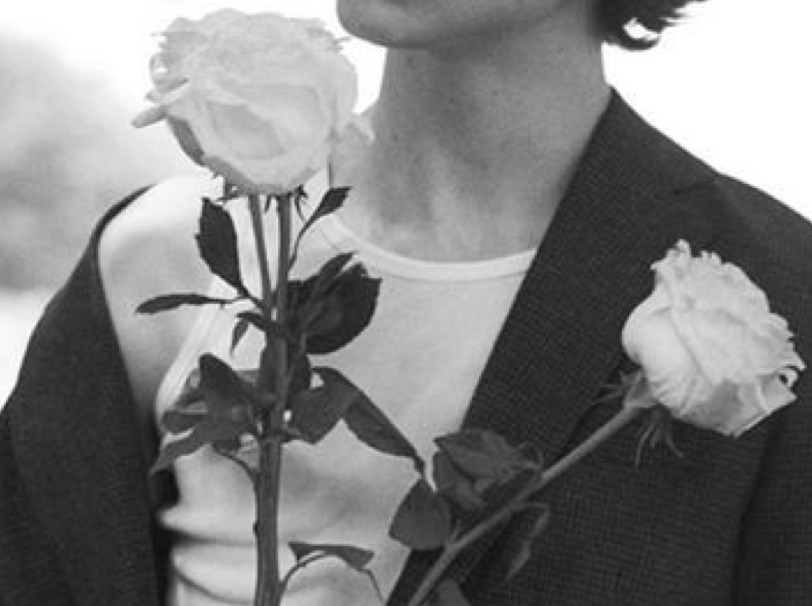
#> input picture lab1/flower.png, 812 x 606 px
$ jupyter execute --allow-errors Lab1.ipynb
#> lines starting #> are read from the running program, lines starting #| are printed output that depends on the picture
# Lab1 #

## 1. Import libraries

[cell 1]
import numpy as np
import pandas as pd
import matplotlib.pyplot as plt
import seaborn as sns
import math

from skimage import io
#> (the rest of this cell did not finish here and is left out)

## 2. Numpy

### 2.1 Array Basics

A = np.array([[2, 3], [4, -1], [5, 6]])

B = np.array([[5, 2], [8, 9], [2, 1]])

C1 = 3A

C2 = A+B

C3 = A.BT (dot product or inner product)

C4 = A * B (Hadamard product or elementwise product)

[cell 2]
A = np.array([[2, 3], [4, -1], [5, 6]])
B = np.array([[5, 2], [8, 9], [2, 1]])

C1 = 3 * A
print ("C1:")
print (C1)

C2 = A + B
print ("C2:")
print (C2)

C3 = np.dot(A,B.T)
print ("C3:")
print (C3)

C4 = np.multiply(A,B)
print ("C4:")
print (C4)

Calculate now the *sum*, *mean*, and *variance* of the matrix A, using NumPy functions/array properties mean, sum, var.

Afterwards, calculate the sum of the rows and then the columns of A. Hint, specify the parameter axis.

[cell 3]
m = np.mean(A)
print("mean of A:")
print(m)

s = np.sum(A)
print("sum of A:")
print(s)

v = np.var(A)
print("variance of A:")
print(v)

sum_row = np.sum(A, axis=1)
print("sum of rows:")
print(sum_row)
sum_col = np.sum(A, axis=0)
print("sum of columns:")
print(sum_col)

### 2.2 Sigmoid Function

The sigmoid function is a non-linear function used in machine learning (logistic regression) and also deep learning (as an activation function).

### <center> $ sigmoid(x) = {1 \over 1+e^{-x}} $ </center>

<br> where x could now be either a real number, a vector, or a matrix. </br>
<br>**Question: how to calculate sigmoid of vector or a matrix?**</br>
*The sigmoid function takes a single value input and produces an output that lies between -1 and 1, the only way to apply the sigmoid function to a vector or a matrix is by plugging in each element of the vector/matrix into the sigmoid function and storing its value.*

Implement the sigmoid function by defining a function called sigmoid which takes 1 argument x, a scalar or numpy array of any size and outputs the *sigmoid(x)*.

What is the sigmoid of the array:

A = np.array([-5, 0, 5])

Plot the sigmoid curve for $ x \in [-5,5] $

[cell 4]
def sigmoid(x):
    s = []
    for i in x:
        s.append(1/(1+math.exp(-i)))
    return s

A = np.array([-5, 0, 5])
sA = sigmoid(A)
print(sA)

x = np.arange(-5.,5.,0.1)
## np.arange([start, ]stop, [step, ]dtype=None, *, like=None)
plt.plot(x,sigmoid(x))
plt.show()
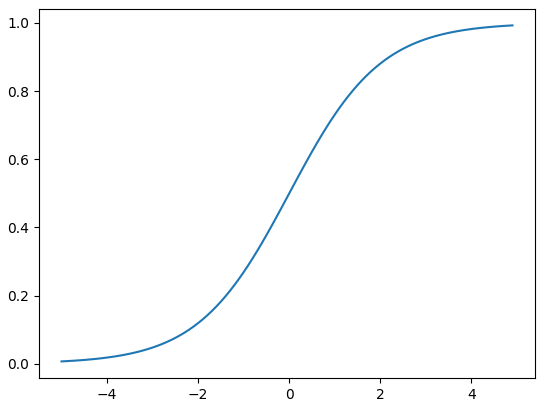
#> figure drawn by matplotlib, 1 panel; curve peaks at x = 4.9, y = 0.993

### 2.3 Standardise columns using numpy

To standardise a dataset we center the data by subtracting the mean of each feature, then scale by dividing by the standard deviation of the feature. Assuming the data is arranged with features in columns and training instances in rows, standardisation will result in each column vector of the data matrix having a mean of 0 and standard deviation of 1.

### <center> $ z = {{x - µ} \over σ} $ </center>

Implement a standardiseCols(x) function to standardise the columns of a numpy array.

[cell 5]
def standardiseCols(x):
    z = (x - x.mean())/(x.std())
    return z
## 答案好像不对

X = np.array([
    [1, 10],
    [2, 9],
    [3, 8],
    [4, 7],
    [5, 6],
    [6, 5]])
s1 = standardiseCols(X)
print(s1)

Y = np.array([
    [0, 3, 5],
    [1, 6, 4],
    [3, -2, 8],
    [-1, 1, 10]])
s2 = standardiseCols(Y)
print(s2)

### 2.4 Reshaping numpy arrays
The attribute <code>np.shape</code> and function <code>np.reshape()</code> are commonly used in machine learning:

<br><code>X.shape</code> is used to get the shape (dimension) of a matrix/vector X.</br>
<code>X.reshape(...)</code> is used to create a new array containing the elements of X with the provided shape.

For example, in computer vision, an image is represented by a 3D array of shape *(length, height, color)* where the colour represents the three RGB (red, green, blue) channels. Lets first load and plot the image. In order for the image to be given as an input into a machine learning algorithm, the 3D array needs to be reshaped to a vector of shape *(length\*height\*3, 1)*, that's your task below.

[cell 6]
image = io.imread('flower.png')
#> image is the input picture: shape (606, 812, 4); mean R, G, B, A 126.6, 126.6, 126.6, 255
io.imshow(image)
image.shape
#> Out = (606, 812, 4)

Reshape the image array to vector v and print the shape of the created vector:

[cell 7]
v = image.shape
#> v = (606, 812, 4)
arr = np.asarray(v) # convert tuple variable to array
#> arr = [606, 812, 4]
newArray = image.reshape((v[0]*v[1]*v[2], 1)) # (length*height*3, 1) not working
print(newArray.shape)
#| (1968288, 1)
